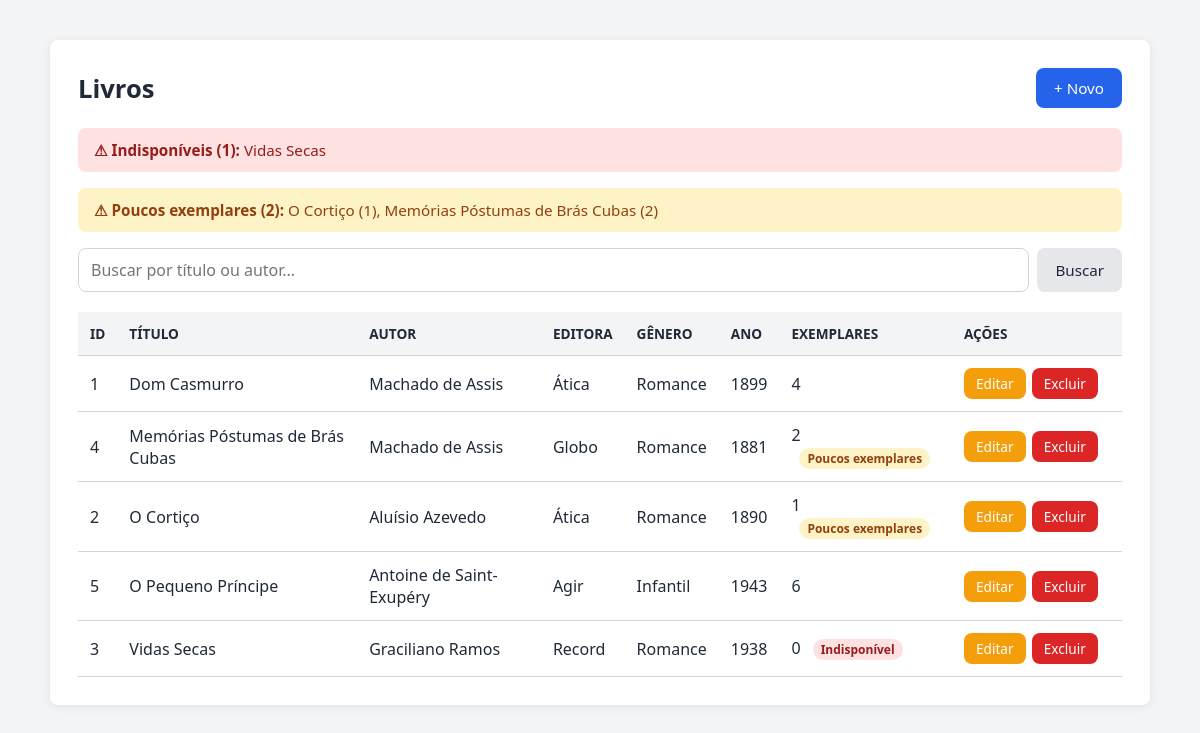
Page /treino/gabaritos/simulado-1-biblioteca/index.php on the committed database.
### tables this page shows
CREATE TABLE livros (
  id              INT AUTO_INCREMENT PRIMARY KEY,
  titulo          VARCHAR(150) NOT NULL,
  autor           VARCHAR(100) NOT NULL,
  editora         VARCHAR(80)  NULL,           
  genero          VARCHAR(50)  NULL,
  ano_publicacao  INT          NOT NULL,
  exemplares      INT          NOT NULL DEFAULT 0
);

### treino/gabaritos/simulado-1-biblioteca/conexao.php (called while the page is built, shortened)
<?php
function e($valor) {
    return htmlspecialchars((string)$valor, ENT_QUOTES, 'UTF-8');
}

### treino/gabaritos/simulado-1-biblioteca/index.php (the view, shortened to what this page needs)
<?php
require 'conexao.php';
$busca = trim($_GET['busca'] ?? '');
if ($busca !== '') {
  $stmt = $pdo->prepare("SELECT * FROM livros WHERE titulo LIKE :b OR autor LIKE :b ORDER BY titulo ASC");
  $stmt->execute([':b' => "%$busca%"]);
} else {
  $stmt = $pdo->query("SELECT * FROM livros ORDER BY titulo ASC");
}
$registros = $stmt->fetchAll();
$ALERTA_ESTOQUE_ATIVO = true;
$LIMITE_ESTOQUE_BAIXO = 2;
$emFalta = [];
$estoqueBaixo = [];
if ($ALERTA_ESTOQUE_ATIVO) {
  $stmtAlerta = $pdo->prepare(
    "SELECT titulo, exemplares FROM livros WHERE exemplares <= :limite ORDER BY exemplares, titulo"
  );
  $stmtAlerta->execute([':limite' => $LIMITE_ESTOQUE_BAIXO]);
  foreach ($stmtAlerta->fetchAll() as $item) {
    if ((int) $item['exemplares'] <= 0) {
      $emFalta[] = $item['titulo'];
    } else {
      $estoqueBaixo[] = $item['titulo'] . ' (' . $item['exemplares'] . ')';
    }
  }
}
?>
<!DOCTYPE html>
<html lang="pt-BR">
<head>
  <link rel="stylesheet" href="style.css">
</head>
<body>
  <main class="container">
    <header class="topo">
      <h1>Livros</h1>
      <a href="form.php" class="btn btn-primary">+ Novo</a>
    </header>
    <?php if ($emFalta): ?>
      <div class="alerta erro">
        <strong>⚠ Indisponíveis (<?= count($emFalta) ?>):</strong>
        <?= e(implode(', ', $emFalta)) ?>
      </div>
    <?php endif; ?>
    <?php if ($estoqueBaixo): ?>
      <div class="alerta aviso">
        <strong>⚠ Poucos exemplares (<?= count($estoqueBaixo) ?>):</strong>
        <?= e(implode(', ', $estoqueBaixo)) ?>
      </div>
    <?php endif; ?>
    <form method="GET" class="busca">
      <input type="text" name="busca" placeholder="Buscar por título ou autor..." value="<?= e($busca) ?>">
      <button type="submit" class="btn btn-secondary">Buscar</button>
    </form>
    <div class="tabela-wrap">
      <table>
        <thead>
          <tr>
            <th>ID</th>
            <th>Título</th>
            <th>Autor</th>
            <th>Editora</th>
            <th>Gênero</th>
            <th>Ano</th>
            <th>Exemplares</th>
            <th class="acoes-col">Ações</th>
          </tr>
        </thead>
        <tbody>
          <?php foreach ($registros as $r): ?>
            <tr>
              <td><?= $r['id'] ?></td>
              <td><?= e($r['titulo']) ?></td>
              <td><?= e($r['autor']) ?></td>
              <td><?= e($r['editora']) ?></td>
              <td><?= e($r['genero']) ?></td>
              <td><?= $r['ano_publicacao'] ?></td>
              <td>
                <?= $r['exemplares'] ?>
                <?php if ($ALERTA_ESTOQUE_ATIVO): ?>
                  <?php if ((int) $r['exemplares'] <= 0): ?>
                    <span class="selo selo-falta">Indisponível</span>
                  <?php elseif ((int) $r['exemplares'] <= $LIMITE_ESTOQUE_BAIXO): ?>
                    <span class="selo selo-baixo">Poucos exemplares</span>
                  <?php endif; ?>
                <?php endif; ?>
              </td>
              <td class="acoes">
                <a href="form.php?id=<?= $r['id'] ?>" class="btn btn-small btn-edit">Editar</a>
                <form method="POST" action="excluir.php" onsubmit="return confirm('Excluir este registro?');">
                  <button type="submit" class="btn btn-small btn-danger">Excluir</button>
                </form>
              </td>
            </tr>
          <?php endforeach; ?>
        </tbody>
      </table>
    </div>
  </main>
</body>
</html>

### style.css (style rules this page uses)
:root { --cor-primaria: #2563eb; --cor-primaria-h: #1d4ed8; --cor-secundaria: #e5e7eb; --cor-secundaria-h: #d1d5db; --cor-perigo: #dc2626; --cor-edit: #f59e0b; --cor-fundo: #f3f4f6; --cor-card: #ffffff; --cor-texto: #1f2937; --cor-texto-suave: #6b7280; --cor-borda: #d1d5db; --raio: 8px; --fonte: 'Segoe UI', Arial, sans-serif; --fundo-pagina: var(--cor-fundo); --fundo-card: var(--cor-card); --borda-card: none; --sombra-card: 0 2px 10px rgba(0,0,0,.08); --blur-card: none; --fundo-primario: var(--cor-primaria); --fundo-primario-h: var(--cor-primaria-h); --texto-btn-primario: #ffffff; --texto-btn-sec: var(--cor-texto); --texto-btn-pequeno: #ffffff; --fundo-th: var(--cor-fundo); --texto-th: var(--cor-texto); --fundo-hover: #f9fafb; --fundo-input: #ffffff; --texto-input: #000000; --cor-placeholder: #757575; --anel-foco: rgba(37,99,235,.15); --sucesso-fundo: #dcfce7; --sucesso-texto: #166534; --erro-fundo: #fee2e2; --erro-texto: #991b1b; }
* { box-sizing: border-box; margin: 0; padding: 0; }
body { font-family: var(--fonte); background: var(--fundo-pagina); background-attachment: fixed; color: var(--cor-texto); min-height: 100vh; }
.container { max-width: 1100px; margin: 40px auto; background: var(--fundo-card); padding: 28px; border-radius: var(--raio); border: var(--borda-card); box-shadow: var(--sombra-card); -webkit-backdrop-filter: var(--blur-card); backdrop-filter: var(--blur-card); }
.topo { display: flex; justify-content: space-between; align-items: center; margin-bottom: 20px; }
h1 { font-size: 1.6rem; }
.btn { display: inline-block; padding: 10px 18px; border: none; border-radius: var(--raio); font-family: inherit; font-size: .95rem; cursor: pointer; text-decoration: none; transition: background .2s, transform .15s, box-shadow .15s; }
.btn-primary { background: var(--fundo-primario); color: var(--texto-btn-primario); }
.btn-secondary { background: var(--cor-secundaria); color: var(--texto-btn-sec); }
.btn-small { padding: 6px 12px; font-size: .85rem; color: var(--texto-btn-pequeno); }
.btn-edit { background: var(--cor-edit); }
.btn-danger { background: var(--cor-perigo); }
.alerta { padding: 12px 16px; border-radius: var(--raio); margin-bottom: 16px; font-size: .95rem; }
.alerta.erro { background: var(--erro-fundo); color: var(--erro-texto); }
.busca { display: flex; gap: 8px; margin-bottom: 20px; }
.busca input { flex: 1; }
.tabela-wrap { overflow-x: auto; }
table { width: 100%; border-collapse: collapse; }
th, td { padding: 12px; text-align: left; border-bottom: 1px solid var(--cor-borda); }
th { background: var(--fundo-th); color: var(--texto-th); font-size: .85rem; text-transform: uppercase; }
.acoes-col { width: 170px; }
.acoes { white-space: nowrap; }
.acoes .btn, .acoes form { display: inline-block; vertical-align: middle; }
.acoes form { margin-left: 2px; }
input[type="text"], input[type="number"], input[type="email"], input[type="password"], input[type="tel"], input[type="date"], input[type="time"], input[type="datetime-local"], input[type="url"], input[type="search"], select, textarea { width: 100%; padding: 10px 12px; border: 1px solid var(--cor-borda); border-radius: var(--raio); font-family: inherit; font-size: 1rem; background: var(--fundo-input); color: var(--texto-input); }
::placeholder { color: var(--cor-placeholder); opacity: 1; }
:root { --aviso-fundo: #fef3c7; --aviso-texto: #92400e; }
.alerta.aviso { background: var(--aviso-fundo); color: var(--aviso-texto); }
.selo { display: inline-block; margin-left: 8px; padding: 2px 8px; border-radius: 999px; font-size: .75rem; font-weight: 600; white-space: nowrap; }
.selo-falta { background: var(--erro-fundo); color: var(--erro-texto); }
.selo-baixo { background: var(--aviso-fundo); color: var(--aviso-texto); }

### rows in the picture
livros: id "1", titulo "Dom Casmurro", autor "Machado de Assis", editora "Ática", genero "Romance", ano_publicacao "1899", exemplares "4"
livros: id "4", titulo "Memórias Póstumas de Brás Cubas", autor "Machado de Assis", editora "Globo", genero "Romance", ano_publicacao "1881", exemplares "2", shows "Poucos exemplares"
livros: id "2", titulo "O Cortiço", autor "Aluísio Azevedo", editora "Ática", genero "Romance", ano_publicacao "1890", exemplares "1", shows "Poucos exemplares"
livros: id "5", titulo "O Pequeno Príncipe", autor "Antoine de Saint-Exupéry", editora "Agir", genero "Infantil", ano_publicacao "1943", exemplares "6"
livros: id "3", titulo "Vidas Secas", autor "Graciliano Ramos", editora "Record", genero "Romance", ano_publicacao "1938", exemplares "0", shows "Indisponível"

### other values in the picture
count($emFalta) "1"
implode(', ', $emFalta) "Vidas Secas"
count($estoqueBaixo) "2"
implode(', ', $estoqueBaixo) "O Cortiço (1), Memórias Póstumas de Brás Cubas (2)"
